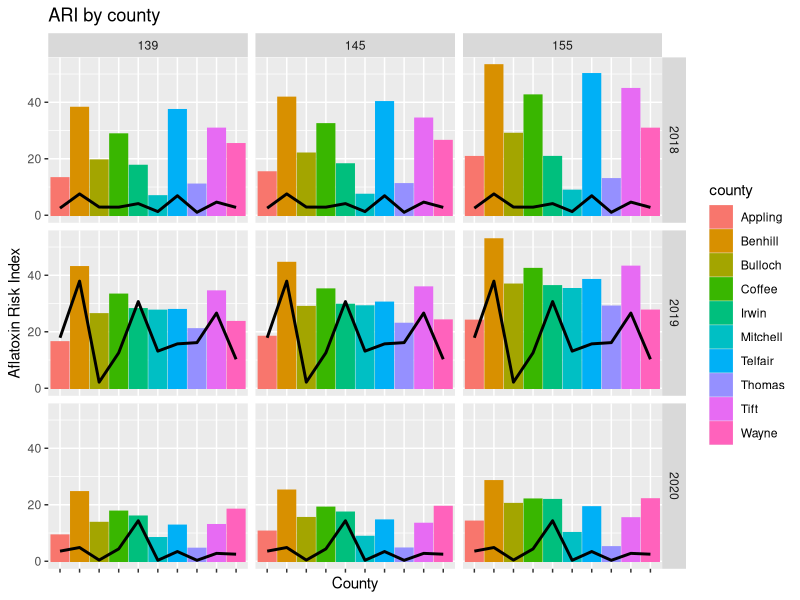

Generate this figure with R:
library(lubridate)
library(dplyr)
library(ggplot2)
library(tidyverse)

# Loading data
ariByCounty <- read.csv("his_cor.csv", stringsAsFactors = F,header = T)
aflatoxindata <- read.csv("Log_transformed_At.csv", stringsAsFactors = F,header = T)

# convert this factor to the character class
class(aflatoxindata$year)
aflatoxindata$year <- as.character(aflatoxindata$year) # integer to character 

# change names
names(ariByCounty) <- c('plantingdate', 'county', 'aGDDs', 'ARI', 'DAP')
ariByCounty$plantingdate <- as.Date(ariByCounty$plantingdate, "%m/%d/%Y")
ariByCounty$date <- format(as.Date(ariByCounty$plantingdate, "%Y-%m-%d"),"%m/%d")
ariByCounty$year <- format(as.Date(ariByCounty$plantingdate, "%Y-%m-%d"),"%Y")

# summarise 
ari<-ariByCounty %>%
  group_by(county,year,DAP) %>% 
  summarise(mean_ari = mean(ARI), mean_gdd = mean(aGDDs)) 
View(ari)  

# combine two data frames 
a<- inner_join(ari, aflatoxindata, by=c("county","year"))


# graph
ggplot(a) +
  geom_col(aes(x=county,y=mean_ari,group=county,color=county,fill=county),position = 'dodge') +
  facet_grid(cols =  vars(factor(DAP)),rows =  vars(factor(year))) +
  geom_line(aes(x=county,y=mean_aflatoxin,group=factor(year)),size=1) +
  ggtitle("ARI by county") +
  xlab("County") + 
  ylab("Aflatoxin Risk Index") + 
  theme(axis.text.x=element_blank())

